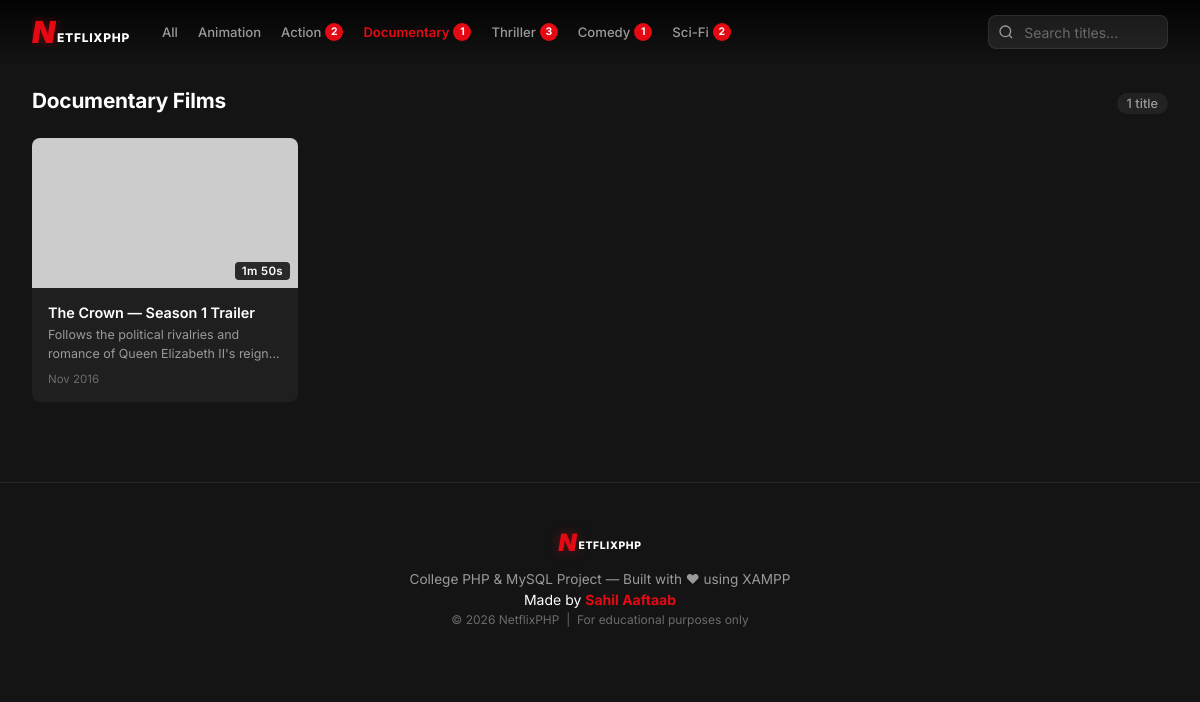
Page /index.php?genre=Documentary on the committed database.
### tables this page shows
CREATE TABLE videos (
    id            INT          UNSIGNED AUTO_INCREMENT PRIMARY KEY,
    title         VARCHAR(255) NOT NULL,
    description   TEXT         NOT NULL,
    thumbnail_url VARCHAR(500) NOT NULL  COMMENT 'YouTube maxresdefault thumb URL',
    video_url     VARCHAR(500) NOT NULL  COMMENT 'YouTube video ID (11 chars)',
    duration      VARCHAR(20)  NOT NULL  COMMENT 'Human-readable e.g. 2m 30s',
    genre         VARCHAR(100) NOT NULL,
    upload_date   DATE         NOT NULL,
    created_at    TIMESTAMP    DEFAULT CURRENT_TIMESTAMP
);

### index.php (the view, shortened to what this page needs)
<?php
require_once 'db_connect.php';
$allowed_genres = ['Animation', 'Action', 'Documentary', 'Thriller', 'Comedy', 'Sci-Fi'];
$selected_genre = '';
if (!empty($_GET['genre']) && in_array($_GET['genre'], $allowed_genres)) {
    $selected_genre = $_GET['genre'];
}
$search = '';
try {
    if ($search !== '') {
        $stmt = $pdo->prepare(
            "SELECT id, title, description, thumbnail_url, duration, genre, upload_date
               FROM videos
              WHERE title LIKE :search OR description LIKE :search
              ORDER BY upload_date DESC"
        );
        $stmt->execute([':search' => '%' . $search . '%']);
    } elseif ($selected_genre !== '') {
        $stmt = $pdo->prepare(
            "SELECT id, title, description, thumbnail_url, duration, genre, upload_date
               FROM videos
              WHERE genre = :genre
              ORDER BY upload_date DESC"
        );
        $stmt->execute([':genre' => $selected_genre]);
    } else {
        $stmt = $pdo->query(
            "SELECT id, title, description, thumbnail_url, duration, genre, upload_date
               FROM videos
              ORDER BY upload_date DESC"
        );
    }
    $videos = $stmt->fetchAll();
} catch (PDOException $e) {
    $videos   = [];
    $db_error = 'Database error: ' . htmlspecialchars($e->getMessage());
}
try {
    $genre_stmt  = $pdo->query("SELECT genre, COUNT(*) as cnt FROM videos GROUP BY genre ORDER BY genre");
    $genre_counts = $genre_stmt->fetchAll(PDO::FETCH_KEY_PAIR);
} catch (PDOException $e) {
    $genre_counts = [];
}
?>
<!DOCTYPE html>
<html lang="en">
<head>
    <link rel="stylesheet" href="css/style.css">
</head>
<body>
<nav class="navbar" id="navbar">
    <div class="nav-left">
        <a href="index.php" class="logo" aria-label="NetflixPHP Home">
            <span class="logo-text" aria-hidden="true">
                <span class="logo-n">N</span><span class="logo-brand">ETFLIXPHP</span>
            </span>
        </a>
        <ul class="nav-genres" role="list">
            <li>
                <a href="index.php"
                   class="genre-link <?= $selected_genre === '' && $search === '' ? 'active' : '' ?>">
                    All
                </a>
            </li>
            <?php foreach ($allowed_genres as $g): ?>
            <li>
                <a href="index.php?genre=<?= urlencode($g) ?>"
                   class="genre-link <?= $selected_genre === $g ? 'active' : '' ?>">
                    <?= htmlspecialchars($g) ?>
                    <?php if (!empty($genre_counts[$g])): ?>
                        <span class="genre-badge"><?= $genre_counts[$g] ?></span>
                    <?php endif; ?>
                </a>
            </li>
            <?php endforeach; ?>
        </ul>
    </div>
    <div class="nav-right">
        <form action="index.php" method="GET" class="search-form" role="search">
            <div class="search-wrapper">
                <svg class="search-icon" viewBox="0 0 24 24" fill="none" stroke="currentColor" stroke-width="2" aria-hidden="true">
                    <circle cx="11" cy="11" r="8"/><path d="m21 21-4.35-4.35"/>
                </svg>
                <input
                    type="text"
                    id="search-input"
                    name="search"
                    class="search-input"
                    placeholder="Search titles..."
                    value="<?= htmlspecialchars($search) ?>"
                    autocomplete="off"
                    aria-label="Search videos"
                >
            </div>
        </form>
    </div>
</nav>
<?php
$no_hero = ($search !== '' || $selected_genre !== '' || empty($videos));
?>
<main class="main-content" id="main-content"
      <?= $no_hero ? 'style="padding-top: calc(var(--navbar-h) + 1.5rem);"' : '' ?>>
    <div class="section-header">
        <h2 class="section-title">
            <?php if ($search !== ''): ?>
                🔍 Results for "<span class="highlight"><?= htmlspecialchars($search) ?></span>"
            <?php elseif ($selected_genre !== ''): ?>
                <?= htmlspecialchars($selected_genre) ?> Films
            <?php else: ?>
                All Videos
            <?php endif; ?>
        </h2>
        <span class="video-count"><?= count($videos) ?> title<?= count($videos) !== 1 ? 's' : '' ?></span>
    </div>
    <?php if (empty($videos) && empty($db_error)): ?>
        <div class="empty-state" role="status">
            <svg viewBox="0 0 24 24" fill="none" stroke="currentColor" stroke-width="1.5" width="64" height="64">
                <path d="m15 15 6 6m-11-4a7 7 0 1 1 0-14 7 7 0 0 1 0 14z"/>
            </svg>
            <p>No videos found<?= $search ? ' for "' . htmlspecialchars($search) . '"' : '' ?>.</p>
            <a href="index.php" class="btn-play" style="font-size:.85rem;padding:.6rem 1.4rem;">Browse All</a>
        </div>
    <?php else: ?>
    <div class="video-grid" id="video-grid">
        <?php foreach ($videos as $video): ?>
        <article class="video-card" id="card-<?= (int)$video['id'] ?>">
            <a href="player.php?id=<?= (int)$video['id'] ?>"
               class="card-link"
               aria-label="Watch <?= htmlspecialchars($video['title']) ?>">
                <div class="card-thumb-wrapper">
                    <span class="duration-badge"><?= htmlspecialchars($video['duration']) ?></span>
                </div>
                <div class="card-info">
                    <h3 class="card-title"><?= htmlspecialchars($video['title']) ?></h3>
                    <p class="card-desc">
                        <?= htmlspecialchars(substr($video['description'], 0, 90)) ?>...
                    </p>
                    <div class="card-meta">
                        <time datetime="<?= htmlspecialchars($video['upload_date']) ?>">
                            <?= date('M Y', strtotime($video['upload_date'])) ?>
                        </time>
                    </div>
                </div>
            </a>
        </article>
        <?php endforeach; ?>
    </div>
    <?php endif; ?>
</main>
<footer class="footer">
    <div class="footer-logo">
        <span class="logo-text logo-text--footer" aria-label="NetflixPHP">
            <span class="logo-n">N</span><span class="logo-brand">ETFLIXPHP</span>
        </span>
    </div>
    <p class="footer-text">
        College PHP &amp; MySQL Project &mdash; Built with ❤ using XAMPP
    </p>
    <p class="footer-credit">
        Made by <strong>Sahil Aaftaab</strong>
    </p>
    <p class="footer-sub">
        &copy; <?= date('Y') ?> NetflixPHP &nbsp;|&nbsp; For educational purposes only
    </p>
</footer>
</body>
</html>

### rows in the picture
videos: duration "1m 50s", title "The Crown — Season 1 Trailer", description "Follows the political rivalries and romance of Queen Elizabeth II's…", upload_date "Nov 2016"

### other values in the picture
$g "Animation"
$g "Action"
$genre_counts[$g] "2"
$g "Documentary"
$genre_counts[$g] "1"
$g "Thriller"
$genre_counts[$g] "3"
$g "Comedy"
$g "Sci-Fi"
$selected_genre "Documentary"
count($videos) "1"
